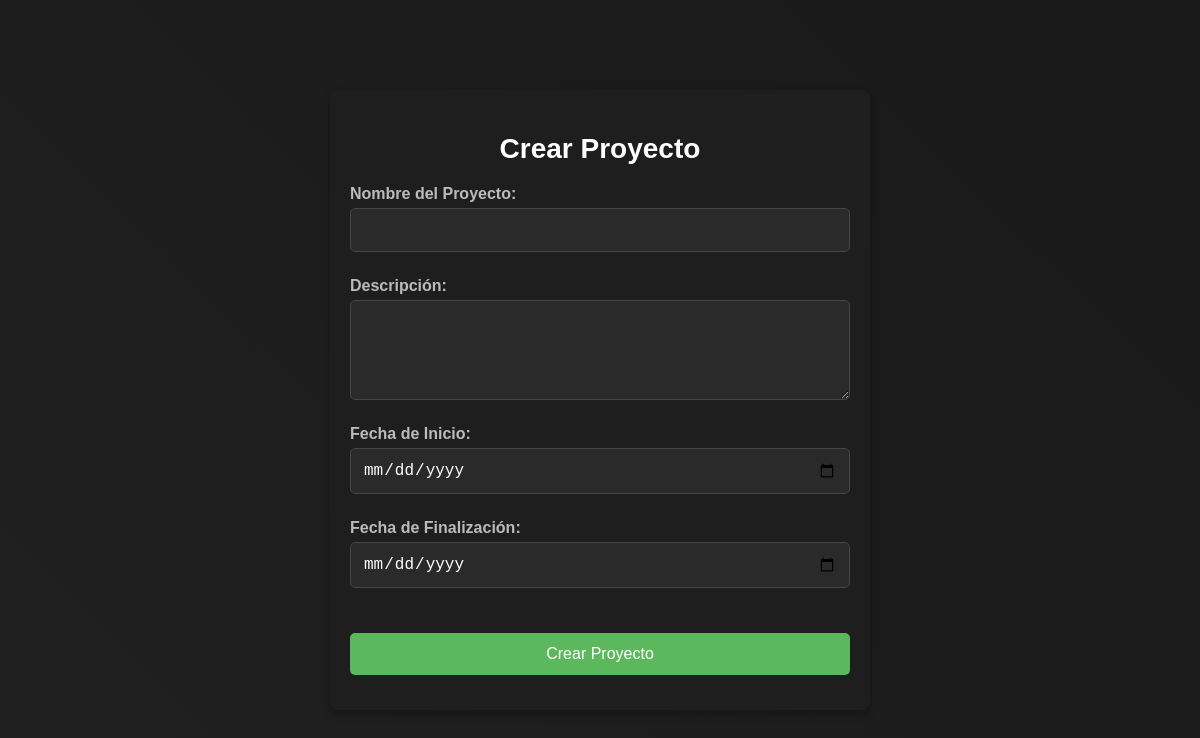
/formulariosproyectos?id=7 (signed in), run on an earlier commit of the app's database.
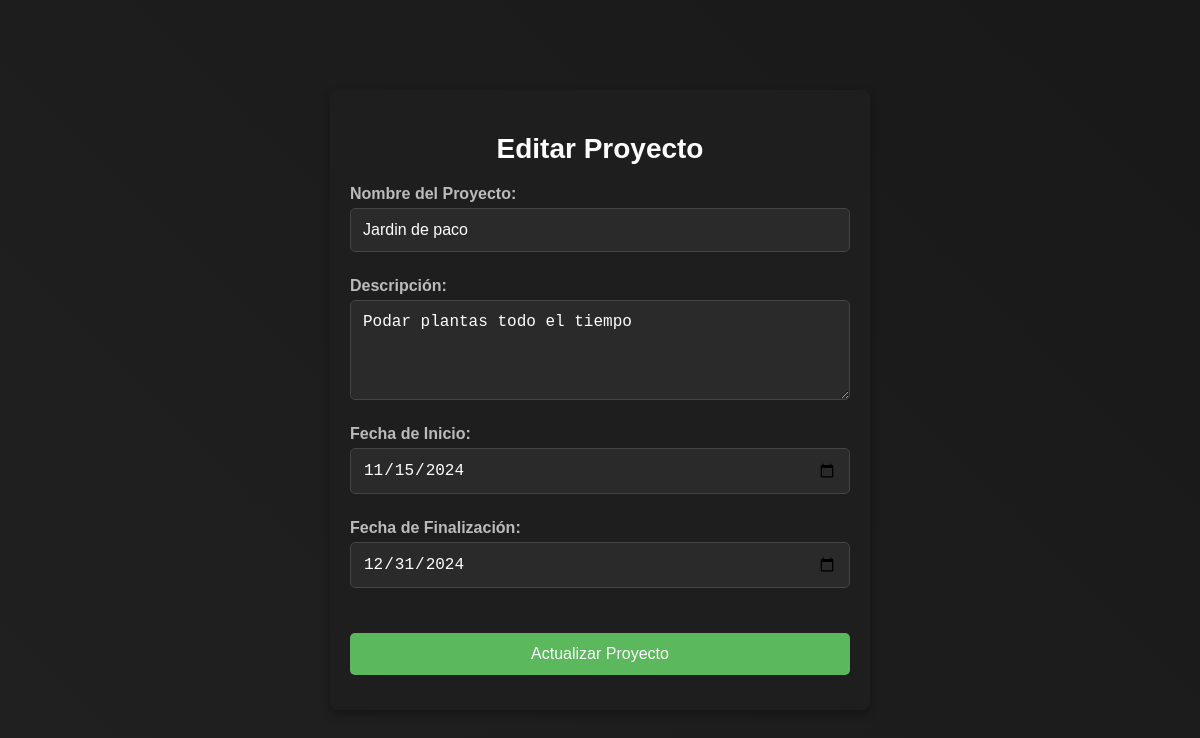
And on a later commit of the database.
### tables this page shows
CREATE TABLE proyecto(id_proyecto INTEGER PRIMARY KEY, nombre TEXT, descripcion TEXT, fecha_inicio DATE, fecha_final DATE);

### main.py (the view, shortened to what this page needs)
@app.route('/formulariosproyectos', methods=['GET', 'POST'])
def crear_proyecto():
    usuario = session.get('usuario', {})
    if not usuario or usuario.get('tipo_usuario') != "Admin":
        return redirect(url_for('index'))
    base_de_datos = "basededatos/greenscape.db"
    conexion = Conexion(base_de_datos)
    usuario_obj = conexion.buscar_usuario_por_id(usuario.get('id', None))
    proyecto_objeto = None  # Inicializamos la variable para pasarla al formulario
    id_p = request.args.get('id')
    if id_p:
        proyectos = conexion.mostrar_proyectos()
        for proyecto in proyectos:
            if proyecto[0] == int(id_p):
                proyecto_objeto = Proyecto(
                    id_proyecto=proyecto[0],
                    nombre=proyecto[1],
                    descripcion=proyecto[2],
                    fecha_inicio=proyecto[3],
                    fecha_final=proyecto[4]
                )
                break
    return render_template('formularioProyectos.html', usuario=usuario_obj, proyecto=proyecto_objeto)

### basededatos/conexion.py (called while the page is built)
    def mostrar_proyectos(self):
        self.cursor.execute("SELECT id_proyecto, nombre, descripcion, fecha_inicio, fecha_final FROM proyecto")
        proyectos = self.cursor.fetchall()
        return proyectos

    def buscar_usuario_por_id(self, id_usuario):
        from modelo.Usuario import Usuario
        self.cursor.execute("SELECT id_usuario, nombre, telefono, password, email, tipo_usuario FROM usuario WHERE id_usuario = ?", (id_usuario,))
        usuario_data = self.cursor.fetchone()
        if usuario_data:
            usuario = Usuario(
                id_usuario=usuario_data[0],
                nombre=usuario_data[1],
                password=usuario_data[2],
                email=usuario_data[3],
                tipo_usuario=usuario_data[4],
                telefono=usuario_data[5]
            )
            return usuario
        return None

### templates/formularioProyectos.html (shortened to what this page needs)
<!DOCTYPE html>
<html lang="es">
<head>
    <link rel="stylesheet" href="{{ url_for('static', filename='css/formularioCrearrproyecto.css') }}">
</head>
<body>
    <div class="login-container">
        <h2>{{ 'Editar Proyecto' if proyecto else 'Crear Proyecto' }}</h2>
        <form method="POST" action="/formulariosproyectos">
            <div class="form-group">
                <label for="nombre">Nombre del Proyecto:</label>
                <input type="text" id="nombre" name="nombre" value="{{ proyecto._nombre if proyecto else '' }}" required>
            </div>
            <div class="form-group">
                <label for="descripcion">Descripción:</label>
                <textarea id="descripcion" name="descripcion" rows="4" required>{{ proyecto._descripcion if proyecto else '' }}</textarea>
            </div>
            <div class="form-group">
                <label for="fecha_inicio">Fecha de Inicio:</label>
                <input type="date" id="fecha_inicio" name="fecha_inicio" value="{{ proyecto._fecha_inicio if proyecto else '' }}" required>
            </div>
            <div class="form-group">
                <label for="fecha_final">Fecha de Finalización:</label>
                <input type="date" id="fecha_final" name="fecha_final" value="{{ proyecto._fecha_final if proyecto else '' }}" required>
            </div>
            <div class="form-group">
                <button type="submit" class="submit-button">{{ 'Actualizar Proyecto' if proyecto else 'Crear Proyecto' }}</button>
            </div>
        </form>
    </div>
</body>
</html>

### static/css/formularioCrearrproyecto.css (style rules this page uses)
body { font-family: Arial, sans-serif; background-color: #121212; color: #e0e0e0; display: flex; justify-content: center; align-items: center; height: 100vh; margin: 0; overflow: hidden; position: relative; background: linear-gradient(45deg, #2a2a2a, #1a1a1a, #121212); background-size: 400% 400%; animation: gradientBG 10s ease infinite; }
.login-container { width: 90%; max-width: 500px; padding: 20px; background-color: #1e1e1e; box-shadow: 0 4px 8px rgba(0, 0, 0, 0.3); border-radius: 8px; text-align: center; position: relative; z-index: 1; }
h2 { margin-bottom: 20px; color: #fff; font-size: 28px; }
.form-group { display: flex; flex-direction: column; align-items: flex-start; margin-bottom: 15px; }
.form-group label { font-weight: bold; color: #bbb; margin-bottom: 5px; }
.form-group input, .form-group textarea { width: 100%; padding: 12px; border: 1px solid #444; border-radius: 5px; font-size: 16px; background-color: #2a2a2a; color: #fff; margin-bottom: 10px; box-sizing: border-box; }
.form-group textarea { resize: vertical; min-height: 100px; }
.submit-button { width: 100%; padding: 12px; background-color: #5cb85c; color: white; font-size: 16px; border: none; border-radius: 5px; cursor: pointer; transition: background-color 0.3s; margin-top: 20px; }

What changed in the data, as far as the page shows it:
added proyecto: nombre "Jardin de paco", descripcion "Podar plantas todo el tiempo", fecha_inicio "11/15/2024", fecha_final "12/31/2024"
Also different on the page:
{{ 'Editar Proyecto' if proyecto else 'Crear Proyecto' }}: "Crear Proyecto" → "Editar Proyecto"
{{ 'Actualizar Proyecto' if proyecto else 'Crear Proyecto' }}: "Crear Proyecto" → "Actualizar Proyecto"
